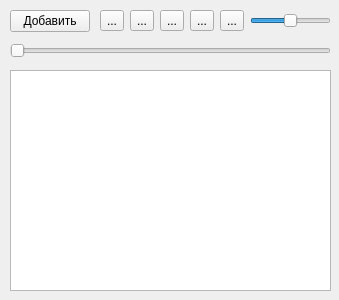
<?xml version="1.0" encoding="UTF-8"?>
<ui version="4.0">
 <class>Widget</class>
 <widget class="QWidget" name="Widget">
  <property name="geometry">
   <rect>
    <x>0</x>
    <y>0</y>
    <width>339</width>
    <height>300</height>
   </rect>
  </property>
  <property name="windowTitle">
   <string>Widget</string>
  </property>
  <widget class="QPushButton" name="addButton">
   <property name="geometry">
    <rect>
     <x>10</x>
     <y>10</y>
     <width>80</width>
     <height>22</height>
    </rect>
   </property>
   <property name="text">
    <string>Добавить</string>
   </property>
  </widget>
  <widget class="QTableView" name="playlistView">
   <property name="geometry">
    <rect>
     <x>10</x>
     <y>70</y>
     <width>321</width>
     <height>221</height>
    </rect>
   </property>
  </widget>
  <widget class="QToolButton" name="stopButton">
   <property name="geometry">
    <rect>
     <x>100</x>
     <y>10</y>
     <width>24</width>
     <height>21</height>
    </rect>
   </property>
   <property name="text">
    <string>...</string>
   </property>
   <property name="icon">
    <iconset>
     <normaloff>Icons/stop.png</normaloff>Icons/stop.png</iconset>
   </property>
  </widget>
  <widget class="QToolButton" name="prevButton">
   <property name="geometry">
    <rect>
     <x>130</x>
     <y>10</y>
     <width>24</width>
     <height>21</height>
    </rect>
   </property>
   <property name="text">
    <string>...</string>
   </property>
   <property name="icon">
    <iconset>
     <normaloff>Icons/prev.png</normaloff>Icons/prev.png</iconset>
   </property>
  </widget>
  <widget class="QToolButton" name="playButton">
   <property name="geometry">
    <rect>
     <x>160</x>
     <y>10</y>
     <width>24</width>
     <height>21</height>
    </rect>
   </property>
   <property name="text">
    <string>...</string>
   </property>
   <property name="icon">
    <iconset>
     <normaloff>Icons/play.png</normaloff>Icons/play.png</iconset>
   </property>
  </widget>
  <widget class="QToolButton" name="nextButton">
   <property name="geometry">
    <rect>
     <x>190</x>
     <y>10</y>
     <width>24</width>
     <height>21</height>
    </rect>
   </property>
   <property name="text">
    <string>...</string>
   </property>
   <property name="icon">
    <iconset>
     <normaloff>Icons/next.png</normaloff>Icons/next.png</iconset>
   </property>
  </widget>
  <widget class="QToolButton" name="muteButton">
   <property name="geometry">
    <rect>
     <x>220</x>
     <y>10</y>
     <width>24</width>
     <height>21</height>
    </rect>
   </property>
   <property name="text">
    <string>...</string>
   </property>
   <property name="icon">
    <iconset>
     <normaloff>Icons/volume.png</normaloff>Icons/volume.png</iconset>
   </property>
  </widget>
  <widget class="QSlider" name="volumeSlider">
   <property name="geometry">
    <rect>
     <x>250</x>
     <y>10</y>
     <width>81</width>
     <height>21</height>
    </rect>
   </property>
   <property name="maximum">
    <number>100</number>
   </property>
   <property name="value">
    <number>50</number>
   </property>
   <property name="orientation">
    <enum>Qt::Horizontal</enum>
   </property>
  </widget>
  <widget class="QSlider" name="durationSlider">
   <property name="geometry">
    <rect>
     <x>10</x>
     <y>40</y>
     <width>321</width>
     <height>21</height>
    </rect>
   </property>
   <property name="orientation">
    <enum>Qt::Horizontal</enum>
   </property>
  </widget>
 </widget>
 <resources/>
 <connections/>
</ui>
